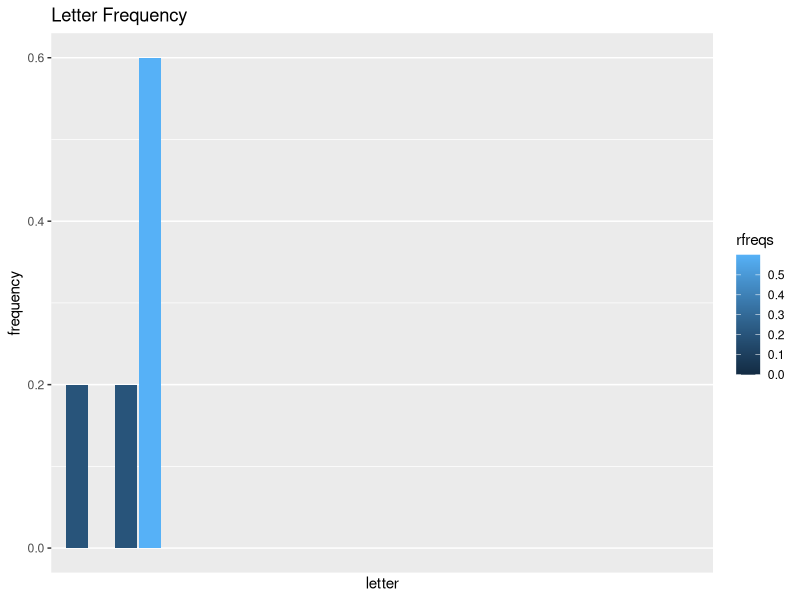

The R source for this figure:
setwd("E:/documents/progr/letterFreq")

library(plyr)
library(ggplot2)

##steps
#get input
#sanitize input
#find relative frequency
#map to complete alphabet
#plot current relative frequency vs one of several options:
#   oxford dictionary: http://www.oxforddictionaries.com/us/words/what-is-the-frequency-of-the-letters-of-the-alphabet-in-english
#   twitter users or something?
#   classics: http://www.data-compression.com/english.html
#   most popular english first names

#have option to sort plot by descending freq

str <- "This is an example input <> %6 alkdasf;i420asd ' '';'l jk \n"
str <- "Lorem Ipsum is simply dummy text of the printing and typesetting industry. Lorem Ipsum has been the industry's standard dummy text ever since the 1500s, when an unknown printer took a galley of type and scrambled it to make a type specimen book. It has survived not only five centuries, but also the leap into electronic typesetting, remaining essentially unchanged. It was popularised in the 1960s with the release of Letraset sheets containing Lorem Ipsum passages, and more recently with desktop publishing software like Aldus PageMaker including versions of Lorem Ipsum."
str <- "a c ddd"

newstr <- gsub("[^[:alpha:]]", "", str)
newstr <- tolower(newstr)
chars <- strsplit(newstr, NULL)[[1]]
freqs <- summary(factor(chars))
rfreqs <- freqs / sum(freqs)


#make 0-count vector
alphabet <- rep(1,26)
names(alphabet) <- letters

alphabet_filled <- sapply(1:26, function(x) {rfreqs[names(alphabet)[x]]})

alphabet_filled[is.na(alphabet_filled)] <- 0

names(alphabet_filled) <- letters
alphabet_filled <- as.data.frame(alphabet_filled)
names(alphabet_filled) <- "rfreqs"


# 
# plot(rep(0.0,26),xaxt="n",col=0)
# points(alphabet_filled,col=2)
# axis(1, at=1:26, labels=letters)
# 


ggplot(data=alphabet_filled, aes(x=seq(1:26),y=rfreqs)) + geom_bar(stat="identity",aes(fill=rfreqs)) + 
    scale_x_discrete(breaks = c(1:26), labels=letters) +
    labs(title="Letter Frequency", x = "letter", y="frequency")






#http://rosettacode.org/wiki/Letter_frequency#R
